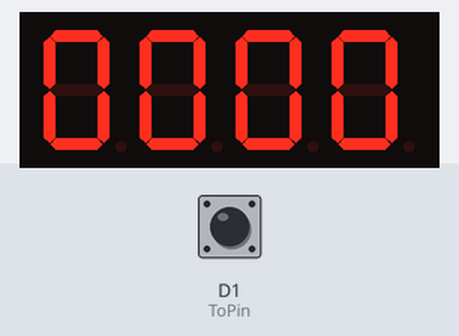
Recording of a sketch running on a simulated ESP8266 (NodeMCU). Parts: 4-digit seven-segment display. The test bench sets the inputs (shaded band); at power-on: D1 (ToPin) HIGH. What the sketch prints to the serial monitor is not drawn.

Above: at 0.1 s.
At 0.7 s:
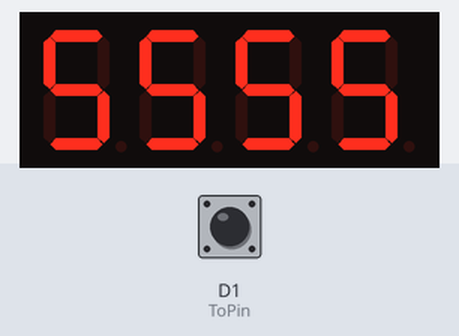
At 1.3 s:
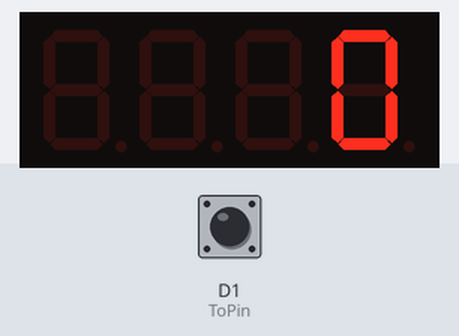

The sketch:

RPM_TACHOMETER.ino
```cpp
/*
 * 七段顯示器 轉速表 RPM TACHOMETER
 * Author: 羽山 (https://3wa.tw)
 * Author: @FB 田峻墉
 * Release Date: 2021-09-21
 * D7 TM1637 CLK
 * D6 TM1637 DIO
 * D1 接至 PC817，為轉速訊號接入端
 * 注：使用 Nodemcu 建議避開 D0、D3、D5 等接腳，在有接東西時，過電開機或 Reset 有時都不開，拔掉才能正常...
 */
#include <Arduino.h>
#include <TM1637.h> //七段數位模組

#define ToPin D1    //凸台、或轉速訊號線
#define CLK D7      //接 TM1637 CLK
#define DIO D6      //接 TM1637 DIO

TM1637 tm1637(CLK, DIO);  //宣告 TM1637 使用接腳方法
volatile unsigned long C = micros(); //本次偵測到凸台的時間
volatile unsigned long C_old = 0; //上一次偵測到凸台的時間
volatile unsigned long rpm = 0; //換算後的轉速
volatile unsigned long RPM_DELAY = 0; //每一次轉速，凸台與凸台經過的時間
volatile unsigned int isShowCount = 0; //每次加一，每經過 100 次才更新一次七段，以免眼睛跟不上

/*
轉速   60 轉 =  每分鐘    60 轉，每秒  1    轉，1轉 = 1          秒 = 1000.000 ms = 1000000us
轉速   100 轉 = 每分鐘   100 轉，每秒  1.67 轉，1轉 = 0.598802   秒 =  598.802 ms =  598802us
轉速   200 轉 = 每分鐘   200 轉，每秒  3.3  轉，1轉 = 0.300003   秒 =  300.003 ms =  300003us
轉速   600 轉 = 每分鐘   600 轉，每秒  10   轉，1轉 = 0.1        秒 =  100.000 ms =  100000us
轉速  1500 轉 = 每分鐘  1500 轉，每秒  25   轉，1轉 = 0.04       秒 =   40.000 ms =   40000us
轉速  6000 轉 = 每分鐘  6000 轉，每秒  60   轉，1轉 = 0.01666... 秒 =   16.667 ms =   16667us
轉速 14000 轉 = 每分鐘 14000 轉，每秒 233.3 轉，1轉 = 0.0042863. 秒 =    4.286 ms =    4286us
轉速 14060 轉 = 每分鐘 14060 轉，每秒 240   轉，1轉 = 0.0041667. 秒 =    4.167 ms =    4167us
轉速 16000 轉 = 每分鐘 16000 轉，每秒 266.6 轉，1轉 = 0.0037500. 秒 =    3.750 ms =    3750us
*/
void ICACHE_RAM_ATTR countup() {
  //新版的 Nodemcu 在使用 ISR 中斷，Function 要加上 ICACHE_RAM_ATTR
  //偵測到凸台RISING，就會觸發此 function countup
  C = micros(); //記錄當下的時間
  // (1/(16000/60) * 1000 * 1000 = 3750
  // (1/(17000/60) * 1000 * 1000 = 3529
  // 不可能有超過 17000rpm 的狀況
  RPM_DELAY = C - C_old; //現在的時間減去上一次觸發的時間
  if(RPM_DELAY < 3500) {
    //超過 17000rpm 了
    return;
  }
  if(RPM_DELAY > 598802) {
    //低於 100rpm
    C_old = C;
    rpm = 0;
    return;
  }
  //其他轉速，計算得出轉速度
  rpm = 60000000UL / RPM_DELAY;
  //把上一次凸台的時間改成現在時間
  C_old = C;
}
void setup() {
  Serial.begin(250000); //注意包率設很高，要在監視器看的話要改一下
  Serial.println("Counting...");
  //宣告觸發腳位為 INPUT_PULLUP
  pinMode(ToPin, INPUT_PULLUP);
  //註冊中斷觸發
  attachInterrupt(digitalPinToInterrupt(ToPin), countup, RISING); //RISING
  //初始化七段顯示器
  tm1637.init();
  //設定亮度
  tm1637.set(BRIGHT_TYPICAL); //BRIGHT_TYPICAL = 2,BRIGHT_DARKEST = 0,BRIGHTEST = 7; //七段亮度
  //跑 0000~9999 一次
  playFirstTime();
  //將七段改成 0
  diaplayOnLed(0);
}

void loop() {
  //七段顯示器不能一直刷數字，不然人類的眼睛會追不上
  //isShowCount 每一次都加1，計數100次才改變一次七段顯示器的內容，顯示完就歸零
  //如果覺得眼睛還是追不上，可以把 100 調大一些，如 150、200
  isShowCount++;
  if (isShowCount > 100)
  {
    isShowCount = 0;
    if(micros() - C_old > 598802) {
      //2021-09-21 針對訊號源消失的處理
      //低於 100rpm
      rpm = 0;
    }
    Serial.println(rpm);
    //七段最多顯示到 9999，所以超過 10000 都變 9999
    //rpm = (rpm>=10000)?9999:rpm;
    //顯示在七段上
    diaplayOnLed(rpm);
  }
}
void playFirstTime()
{
  // 七段顯示 0000~1111~2222~9999 跑一次
  for (int i = 0; i <= 9; i++)
  {
    for (int j = 0; j < 4; j++)
    {
      tm1637.display(j, i);
    }
    delay(100);
  }
}

void diaplayOnLed(int show_rpm)
{
  //將轉速，變成顯示值
  //顯示 千百十個
  String rpm_str = String(show_rpm);
  if (rpm_str.length() <= 3)
  {
    rpm_str = lpad(rpm_str, 4, "X"); // 變成如 "XXX0"，"X600"
  }
  //Serial.print("\nAfter lpad:");
  //Serial.println(rpm_str);
  for (int i = 0; i < 4; i++)
  {
    if (rpm_str[i] == 'X')
    {
      tm1637.display(i, -1); //-1 代表 blank 一片黑
    }
    else
    {
      // Serial.println(rpm_str[i]);
      // 腦包直接轉回 String 再把單字轉 int
      // From : https://www.arduino.cc/en/Tutorial.StringToIntExample
      tm1637.display(i, String(rpm_str[i]).toInt());
    }
  }
}
String lpad(String temp , byte L , String theword) {
  //用來補LED左邊的空白
  //字串左側補自定值 theword
  byte mylen = temp.length();
  if (mylen > (L - 1))return temp.substring(0, L - 1);
  for (byte i = 0; i < (L - mylen); i++)
    temp = theword + temp;
  return temp;
}
```
